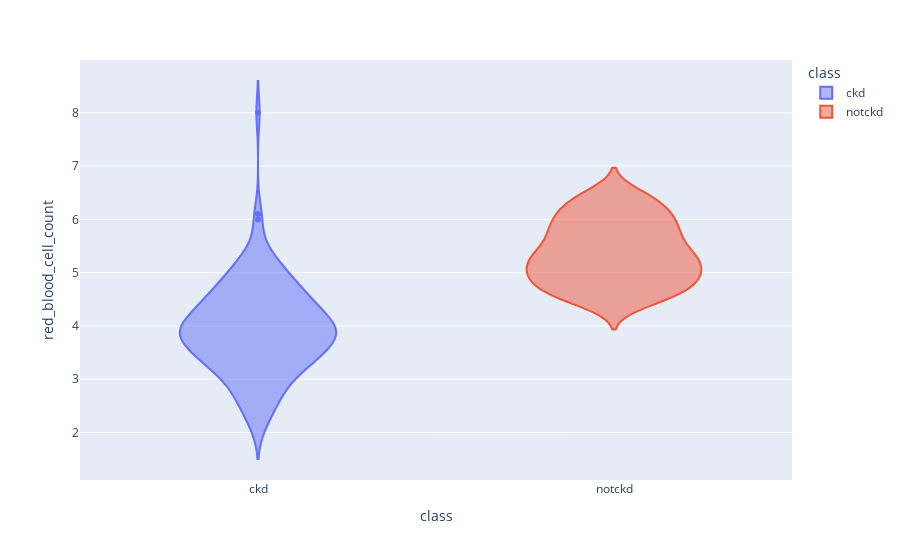

Notebook code cell kept with this figure:
### Code cell
px.violin(df,y='red_blood_cell_count',x="class", color="class")

### Figure 1 — Plotly figure (JSON) as saved in the notebook; plotly's stock layout.template omitted (floating-point values rounded to 4 significant figures; data arrays with more than 128 entries replaced by an {"elided": "..."} marker saying what was removed)
{"data": [{"alignmentgroup": "True", "box": {"visible": false}, "hovertemplate": "class=%{x}<br>red_blood_cell_count=%{y}<extra></extra>", "legendgroup": "ckd", "marker": {"color": "#636efa"}, "name": "ckd", "offsetgroup": "ckd", "orientation": "v", "scalegroup": "True", "showlegend": true, "type": "violin", "x": {"elided": "250 str values"}, "x0": " ", "xaxis": "x", "y": {"elided": "250 float values"}, "y0": " ", "yaxis": "y"}, {"alignmentgroup": "True", "box": {"visible": false}, "hovertemplate": "class=%{x}<br>red_blood_cell_count=%{y}<extra></extra>", "legendgroup": "notckd", "marker": {"color": "#EF553B"}, "name": "notckd", "offsetgroup": "notckd", "orientation": "v", "scalegroup": "True", "showlegend": true, "type": "violin", "x": {"elided": "150 str values"}, "x0": " ", "xaxis": "x", "y": {"elided": "150 float values"}, "y0": " ", "yaxis": "y"}], "layout": {"legend": {"title": {"text": "class"}, "tracegroupgap": 0}, "margin": {"t": 60}, "violinmode": "overlay", "xaxis": {"anchor": "y", "categoryarray": ["ckd", "notckd"], "categoryorder": "array", "domain": [0, 1], "title": {"text": "class"}}, "yaxis": {"anchor": "x", "domain": [0, 1], "title": {"text": "red_blood_cell_count"}}}}
